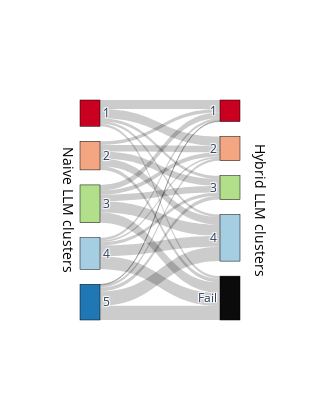

Notebook code for this chart:
### Code cell
import plotly.graph_objects as go

# Define your color mapping for clusters
cl_Cat = {'5': '#1f78b4',
 '4': '#a6cee3',
 '3': '#b2df8a',
 '2': '#f4a582',
 '1': '#ca0020',
 'Fail': '#0b0b0b'}


import random
genes = gclustering_all.index.tolist()
naive_clusters = pd.Series(gclustering_all['NaiveLLM_cluster'].astype(str),  index=gclustering_all.index)
hybrid_clusters = pd.Series(gclustering_all['HybridLLM_cluster'].astype(str),  index=gclustering_all.index)

# Build a DataFrame for mapping
df_sankey = pd.DataFrame({
    'gene': gclustering.index,
    'naive_cluster': naive_clusters,
    'hybrid_cluster': hybrid_clusters
})

# Count overlaps
overlap_counts = df_sankey.groupby(['naive_cluster', 'hybrid_cluster']).size().reset_index(name='count')

# Prepare Sankey node labels
naive_labels = sorted(df_sankey['naive_cluster'].unique())
hybrid_labels = sorted(df_sankey['hybrid_cluster'].unique())
labels = naive_labels + hybrid_labels

# Map cluster names to node indices
naive_idx = {k: i for i, k in enumerate(naive_labels)}
hybrid_idx = {k: i+len(naive_labels) for i, k in enumerate(hybrid_labels)}

# Build source, target, value lists
sources = overlap_counts['naive_cluster'].map(naive_idx)
targets = overlap_counts['hybrid_cluster'].map(hybrid_idx)
values = overlap_counts['count']

# Assign colors to nodes based on cl_Cat
node_colors = [cl_Cat.get(str(l), '#cccccc') for l in labels]
# Create Sankey plot
fig = go.Figure(data=[go.Sankey(
    node=dict(
        pad=15,
        thickness=20,
        line=dict(color="black", width=0.5),
        label=labels,
        color=node_colors
    ),
    link=dict(
        source=sources,
        target=targets,
        value=values
    ))])

# Add annotations for Naive LLM and Hybrid LLM with rotation
fig.add_annotation(
    x=-0.14, y=0.5, text="Naive LLM clusters", showarrow=False, font=dict(size=14, color="black"), textangle=90
)
fig.add_annotation(
    x=1.2, y=0.5, text="Hybrid LLM clusters", showarrow=False, font=dict(size=14, color="black"), textangle=90
)

# fig.update_layout(title_text="Cluster Overlap: NaiveLLM vs Hybrid LLM (Sankey Plot)", font_size=12)
fig.update_layout(
    # title_text="Cluster Overlap: NaiveLLM vs Hybrid LLM (Sankey Plot)",
    # font_size=12,
    width=300,   # set width in pixels
    height=400   # set height in pixels
)
fig

### Figure 1 — Plotly figure (JSON) as saved in the notebook; plotly's stock layout.template omitted (floating-point values rounded to 4 significant figures)
{"data": [{"link": {"source": [0, 0, 0, 0, 0, 1, 1, 1, 1, 1, 2, 2, 2, 2, 2, 3, 3, 3, 3, 3, 4, 4, 4, 4, 4], "target": [5, 6, 7, 8, 9, 5, 6, 7, 8, 9, 5, 6, 7, 8, 9, 5, 6, 7, 8, 9, 5, 6, 7, 8, 9], "value": [34, 35, 12, 9, 10, 14, 25, 27, 29, 14, 21, 16, 25, 43, 39, 10, 7, 12, 41, 50, 3, 9, 15, 55, 54]}, "node": {"color": ["#ca0020", "#f4a582", "#b2df8a", "#a6cee3", "#1f78b4", "#ca0020", "#f4a582", "#b2df8a", "#a6cee3", "#0b0b0b"], "label": ["1", "2", "3", "4", "5", "1", "2", "3", "4", "Fail"], "line": {"color": "black", "width": 0.5}, "pad": 15, "thickness": 20}, "type": "sankey"}], "layout": {"annotations": [{"font": {"color": "black", "size": 14}, "showarrow": false, "text": "Naive LLM clusters", "textangle": 90, "x": -0.14, "y": 0.5}, {"font": {"color": "black", "size": 14}, "showarrow": false, "text": "Hybrid LLM clusters", "textangle": 90, "x": 1.2, "y": 0.5}], "height": 400, "width": 300}}
